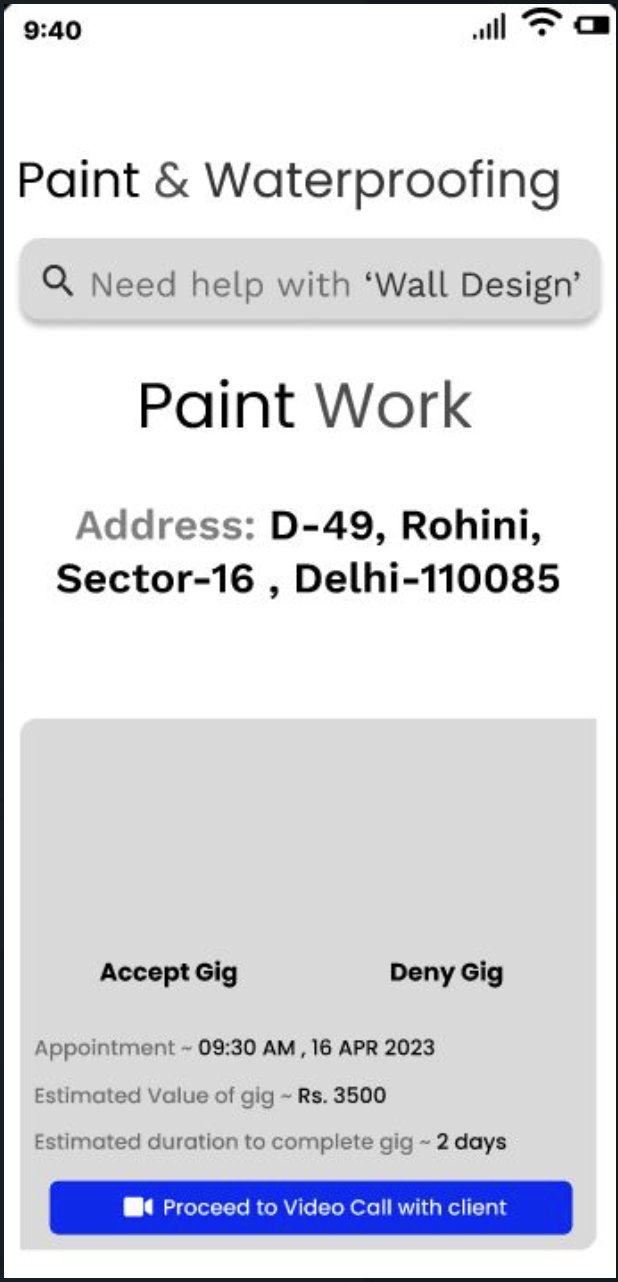
#> input picture gig opportunity.png, 618 x 1282 px
$ python -i main.py   (imports and definitions only)   (older library calls are emulated)
#> lines starting #> are read from the running program, lines starting #| are printed output that depends on the picture; pictures that were not available may be replaced by others from this repository, and a replacement may not be noted
import tkinter as tk
from tkinter import *
from tkinter import ttk
from PIL import Image, ImageTk
import serial
import time

def chose_helper_button_clicked(event):
    print("Start button clicked!")
    helper_window()
def accept_button_clicked(event):
    print("accept button clicked!")
    congrats_window()
def camera_button_clicked(event):
    print("camera button clicked!")
    camera_window()

# ----------------------------------------------Create the intro window----------------------------------------------
# [2 lines not run here, left out]
#----------------------------------------------bg----------------------------------------------
# Get the screen width and height
screen_width, screen_height = 360, 800
# [3 lines not run here, left out]
# [2 lines that did not run here, left out]
# [1 line that did not run here, left out]
#Adding background image in form of a label
# [1 line that did not run here, left out]
# [1 line not run here, left out]
# [1 line that did not run here, left out]
#----------------------------------------------start button----------------------------------------------
# import the Start button image
# [1 line not run here, left out]
# [1 line that did not run here, left out]
# [1 line that did not run here, left out]
# Create a canvas to hold the start button image
# [1 line that did not run here, left out]
# [6 lines not run here, left out]
# create the Start button with image
# start_button = tk.Button(root, image=start_button_image, bg = 'white',relief=tk.FLAT, command=start_button_clicked)
# start_button.pack()
# start_button.place(relx=0.5, rely=0.60, anchor="center")
# Create a canvas to hold the start button image
# [1 line that did not run here, left out]
# [6 lines not run here, left out]
# Create a canvas to hold the start button image
# [1 line that did not run here, left out]
# [6 lines not run here, left out]
# Create a canvas to hold the start button image
# [1 line that did not run here, left out]
# [6 lines not run here, left out]

def helper_window():
    helper_window = tk.Toplevel()  # Create a new top-level window
    helper_window.title("helper window")  # Set the title of the new window
    #----------------------------------------------bg----------------------------------------------
    # Get the screen width and height
    screen_width, screen_height = 360, 800
    helper_window.geometry("%dx%d" % (screen_width, screen_height))
    #make bg dimentions equal to window
    bg_image_helper_window = Image.open("gig opportunity.png")
#> bg_image_helper_window is the input picture: PIL image 618x1282 RGBA; mean R, G, B, A 218.5, 219.5, 225.7, 255
    if bg_image_helper_window.size != (screen_width, screen_height):
         bg_image_helper_window = bg_image_helper_window.resize((screen_width, screen_height), Image.ANTIALIAS)
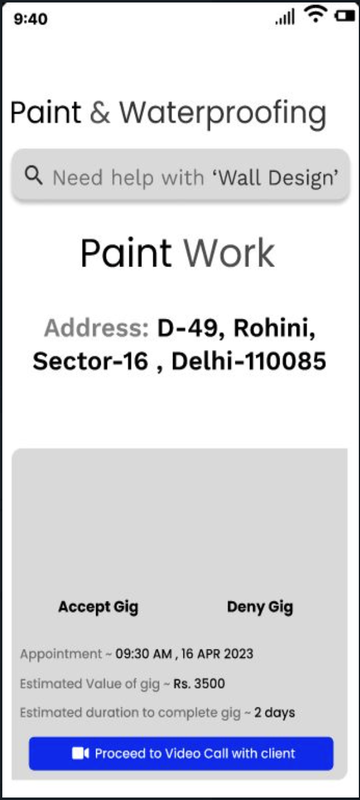
#> bg_image_helper_window: PIL image 360x800 RGBA; mean R, G, B, A 218.4, 219.4, 225.6, 255
    bg_image_helper_window = ImageTk.PhotoImage(bg_image_helper_window)
    #Adding background image in form of a label
    bg_label_helper_window = ttk.Label(helper_window, image = bg_image_helper_window)
    bg_label_helper_window.place(x=0, y=0, relwidth=1, relheight=1)
    bg_label_helper_window.image = bg_image_helper_window
    #----------------------------------------------accept button----------------------------------------------
    # import the Start button image
    accept_button_image = Image.open("accept button.png")
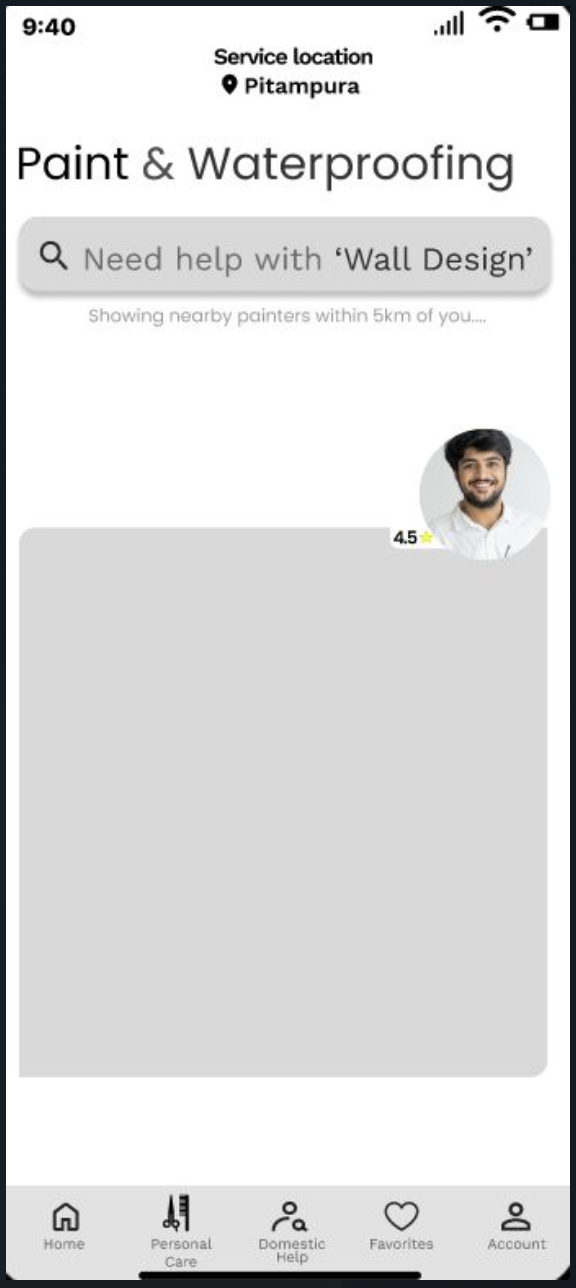
#> input picture helper window with photo.png, 576 x 1288 px, given in place of accept button.png, which was not available
#> accept_button_image is the input picture: PIL image 576x1288 RGBA; mean R, G, B, A 222.5, 222.7, 222.8, 255
    accept_button_image = accept_button_image.resize((80, 80), Image.ANTIALIAS)
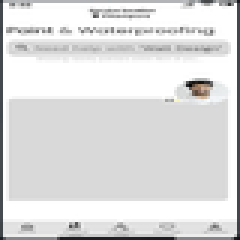
#> accept_button_image: PIL image 80x80 RGBA (shown 3 times larger); mean R, G, B, A 222.6, 222.8, 222.8, 255
    accept_button_image = ImageTk.PhotoImage(accept_button_image)
    # Create a canvas to hold the start button image
    accept_button_canvas = tk.Canvas(helper_window, width=accept_button_image.width(), height=accept_button_image.height(), highlightthickness=0)
    accept_button_canvas.pack()
    # Add the image to the canvas
    accept_button_canvas.create_image(0, 0, anchor='nw', image=accept_button_image)
    accept_button_canvas.place(relx=0.3, rely=0.70, anchor="center")
    # Bind the button click event to the function
    accept_button_canvas.bind("<Button-1>", accept_button_clicked)
    #----------------------------------------------deny button----------------------------------------------
    # import the Start button image
    deny_button_image = Image.open("deny button.png")
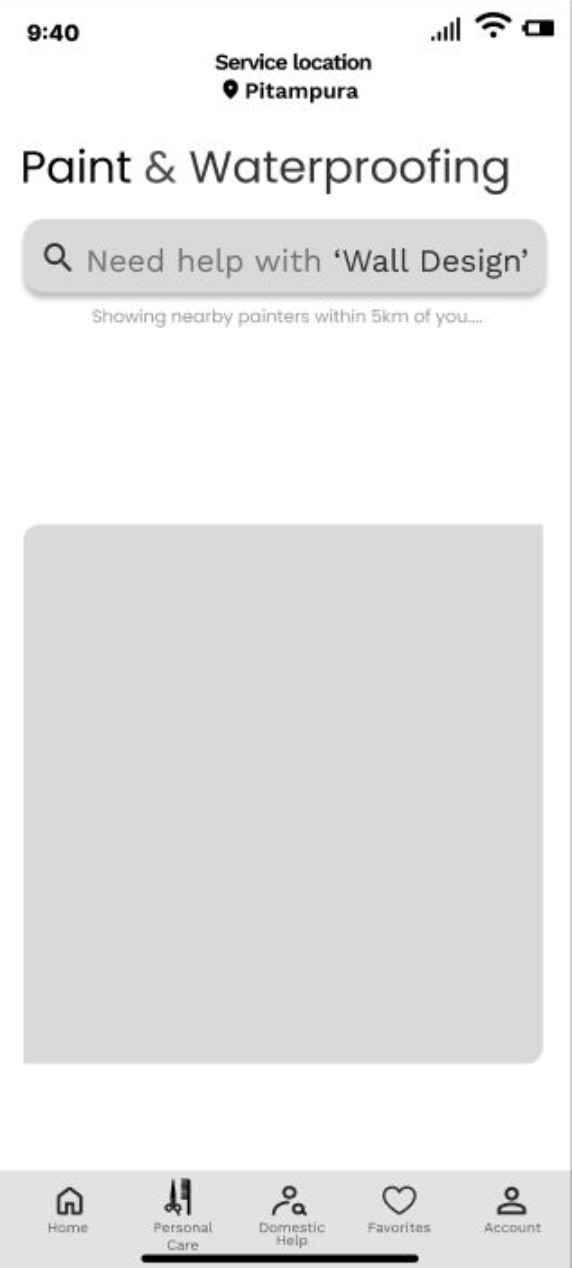
#> input picture helper window.png, 572 x 1268 px, given in place of deny button.png, which was not available
#> deny_button_image is the input picture: PIL image 572x1268 RGBA; mean R, G, B, A 231, 231, 231, 255
    deny_button_image = deny_button_image.resize((80, 80), Image.ANTIALIAS)
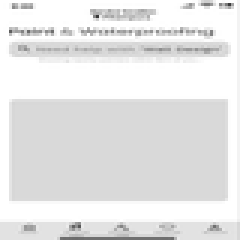
#> deny_button_image: PIL image 80x80 RGBA (shown 3 times larger); mean R, G, B, A 230.6, 230.6, 230.6, 255
    deny_button_image = ImageTk.PhotoImage(deny_button_image)
    # Create a canvas to hold the start button image
    deny_button_canvas = tk.Canvas(helper_window, width=deny_button_image.width(), height=deny_button_image.height(), bg='white', highlightthickness=0)
    deny_button_canvas.pack()
    # Add the image to the canvas
    deny_button_canvas.create_image(0, 0, anchor='nw', image=deny_button_image)
    deny_button_canvas.place(relx=0.7, rely=0.70, anchor="center")
    # Bind the button click event to the function
#> (the run stopped early here; a loop or call above may not have finished)
